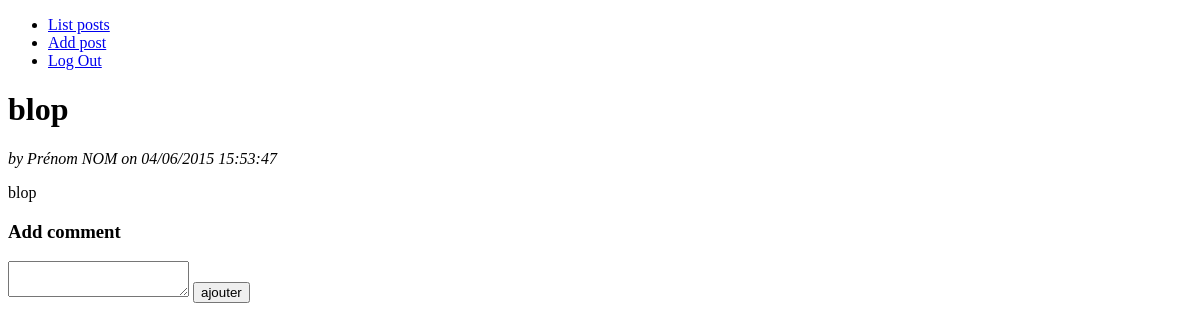
Before: /display.php?id=5 (signed in) with the older database file.
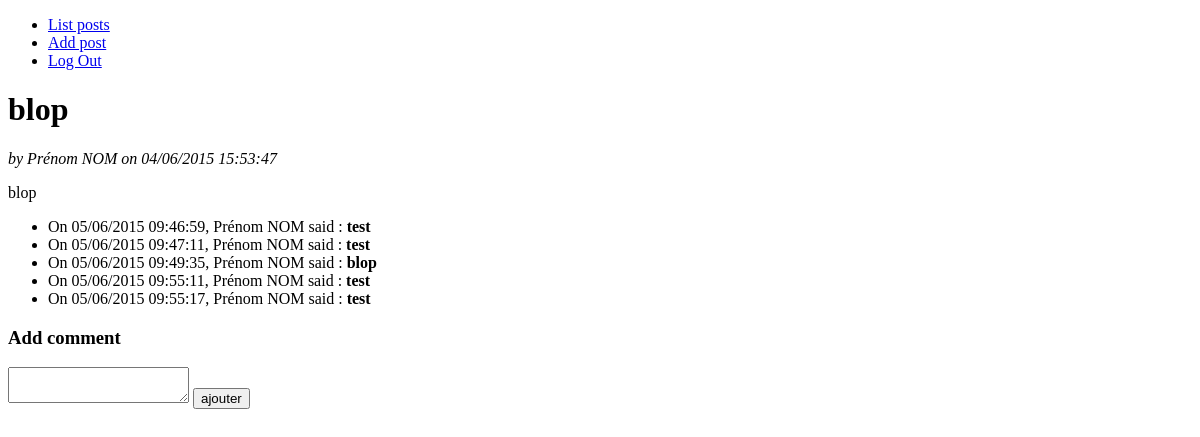
After: the same page with the newer database file.
### tables this page shows
CREATE TABLE IF NOT EXISTS `comments` (
  `id` int(255) unsigned NOT NULL AUTO_INCREMENT,
  `body` text NOT NULL,
  `postID` int(255) unsigned NOT NULL,
  `userID` int(255) unsigned NOT NULL,
  `publicationDate` int(10) unsigned NOT NULL,
  PRIMARY KEY (`id`)
);

CREATE TABLE IF NOT EXISTS `users` (
  `id` int(10) unsigned NOT NULL AUTO_INCREMENT,
  `email` varchar(255) NOT NULL,
  `password` varchar(255) NOT NULL,
  `firstname` varchar(255) NOT NULL,
  `lastname` varchar(255) NOT NULL,
  PRIMARY KEY (`id`)
);

### classes/manager/AbstractPdoManager.class.php (called while the page is built, shortened)
<?php
class AbstractPdoManager
{
	protected static $dtblist = array();
	public function __construct($dsn=null, $username=null, $password=null, $prefix='')
	{
		$dsn = is_null($dsn) ? DB_DSN : $dsn;
		$username = is_null($username) ? DB_USER : $username;
		$password = is_null($password) ? DB_PASSWD : $password;
		$hash = $prefix.md5($dsn.$username.$password);
		if(!isset(self::$dtblist[$hash]))
		{
			$options = array(
				PDO::MYSQL_ATTR_INIT_COMMAND => 'SET NAMES utf8',
				PDO::ATTR_EMULATE_PREPARES => false
			);
			self::$dtblist[$hash] = new PDO($dsn, $username, $password, $options);
		}
		$this->dtb = self::$dtblist[$hash];
	}
}

### classes/manager/PdoPostManager.class.php (called while the page is built, shortened)
<?php
require_once(__DIR__.'/AbstractPdoManager.class.php');
require_once(__DIR__.'/PdoUserManager.class.php');
require_once(__DIR__.'/PdoCommentManager.class.php');
require_once(__DIR__.'/../entities/Post.class.php');
require_once(__DIR__.'/../entities/User.class.php');
require_once(__DIR__.'/../entities/Comment.class.php');
class PdoPostManager extends AbstractPdoManager implements PostManager
{
	public function findPostById($id)
	{
		$stmt = $this->dtb->prepare('SELECT * FROM posts WHERE id = :id');
		$stmt->bindValue(':id', $id, PDO::PARAM_INT);
		$stmt->execute();
		$UM = new PdoUserManager();
		$CM = new PdoCommentManager();
		$d = $stmt->fetch(PDO::FETCH_OBJ);
		$data =  new Post($d->id, $d->title, $d->body, $d->publicationDate, $UM->findUserById($d->userID), $CM->findAllCommentsForPostId($d->id));
		return $data;
	}
}

### classes/manager/PdoUserManager.class.php (called while the page is built, shortened)
<?php
require_once(__DIR__.'/AbstractPdoManager.class.php');
require_once(__DIR__.'/../entities/User.class.php');
class PdoUserManager extends AbstractPdoManager implements UserManager
{
	public function findUserById($id)
	{
		$stmt = $this->dtb->prepare('SELECT * FROM users WHERE id = :id');
		$stmt->bindValue(':id', $id, PDO::PARAM_INT);
		$stmt->execute();
		$data = $stmt->fetchAll(PDO::FETCH_CLASS|PDO::FETCH_PROPS_LATE, 'User', array('id', 'lastname', 'firstname', 'email', 'password'));
		return $data[0];
	}
}

### classes/manager/PdoCommentManager.class.php (called while the page is built, shortened)
<?php
require_once(__DIR__.'/AbstractPdoManager.class.php');
require_once(__DIR__.'/PdoUserManager.class.php');
require_once(__DIR__.'/../entities/Post.class.php');
require_once(__DIR__.'/../entities/User.class.php');
require_once(__DIR__.'/../entities/Comment.class.php');
class PdoCommentManager extends AbstractPdoManager implements CommentManager
{
	public function findAllCommentsForPostId($pid)
	{
		$stmt = $this->dtb->prepare('SELECT * FROM comments WHERE postID = :pid');
		$stmt->bindValue(':pid', $pid, PDO::PARAM_INT);
		$stmt->execute();
		$data = array();
		$UM = new PdoUserManager();
		while($d = $stmt->fetch(PDO::FETCH_OBJ))
		{
			$c = new Comment();
			$c->setId($d->id);
			$c->setBody($d->body);
			$c->setUser($UM->findUserById($d->userID));
			$c->setPublicationDate($d->publicationDate);
			$data[] = $c;
		}
		return $data;
	}
}

### classes/entities/Post.class.php (called while the page is built, shortened)
<?php
class Post
{
	private $title;
	private $body;
	private $publicationDate;
	private $user;
	private $comments;
	public function __construct($id, $title, $body, $publicationDate, $user=null, $comments=null)
	{
		$this->title = $title;
		$this->body = $body;
		$this->publicationDate = $publicationDate;
		$this->user = $user;
		$this->comments = is_null($comments) ? array() : $comments;
	}
	public function getTitle()
	{
		return $this->title;
	}
	public function getBody()
	{
		return $this->body;
	}
	public function getPublicationDate()
	{
		return $this->publicationDate;
	}
	public function getUser()
	{
		return $this->user;
	}
	public function getComments()
	{
		return $this->comments;
	}
}

### classes/entities/User.class.php (called while the page is built, shortened)
<?php
class User
{
	public function __get($varname)
	{
		return $this->{$varname};
	}
}

### classes/entities/Comment.class.php (called while the page is built, shortened)
<?php
class Comment
{
	public function __call($name, $args)
	{
		$varname = lcfirst(substr($name, 3));
		if (strncasecmp($name, "get", 3) === 0)
		{
			return $this->$varname;
		}
		else if(strncasecmp($name, "set", 3) === 0)
		{
			return $this->$varname = $args[0];
		}
	}
}

### display.php (the view, shortened to what this page needs)
<?php
require_once(__DIR__.'/classes/manager/PdoPostManager.class.php');
require_once(__DIR__.'/classes/entities/User.class.php');
if(!isset($_SESSION['user'])):
	header('Location: ./login.php');
else:
$PM = new PdoPostManager();
$post = $PM->findPostById($_GET['id']);
?>
<!doctype html>
<head>
</head>
<body>
	<?php include('./inc/menu.php'); ?>
	<h1><?=$post->getTitle(); ?></h1>
	<em>by <?=$post->getUser()->firstname.' '.$post->getUser()->lastname?> on <?=date('d/m/Y H:i:s', $post->getPublicationDate())?> </em>
	<p>
		<?=$post->getBody()?>
	</p>
	<ul id="comments">
		<?php foreach ($post->getComments() as $c): ?>
		<li>
			On <?=date('d/m/Y H:i:s', $c->getPublicationDate())?>, <?=$c->getUser()->firstname.' '.$c->getUser()->lastname?> said : <strong><?=$c->getBody(); ?></strong>
		</li>
		<?php endforeach; ?>
	</ul>
	<h3>Add comment</h3>
	<form id="addcomment" action="" method="">
		<textarea name="content"></textarea>
		<input type="submit" value="ajouter" />
	</form>
</body>
</html>
<?php
endif;
?>

Changed rows visible on the page:
added comments: PublicationDate "05/06/2015 09:46:59", userID.firstname "Prénom", userID.lastname "NOM", Body "test"
added comments: PublicationDate "05/06/2015 09:47:11", userID.firstname "Prénom", userID.lastname "NOM", Body "test"
added comments: PublicationDate "05/06/2015 09:49:35", userID.firstname "Prénom", userID.lastname "NOM", Body "blop"
added comments: PublicationDate "05/06/2015 09:55:11", userID.firstname "Prénom", userID.lastname "NOM", Body "test"
added comments: PublicationDate "05/06/2015 09:55:17", userID.firstname "Prénom", userID.lastname "NOM", Body "test"
